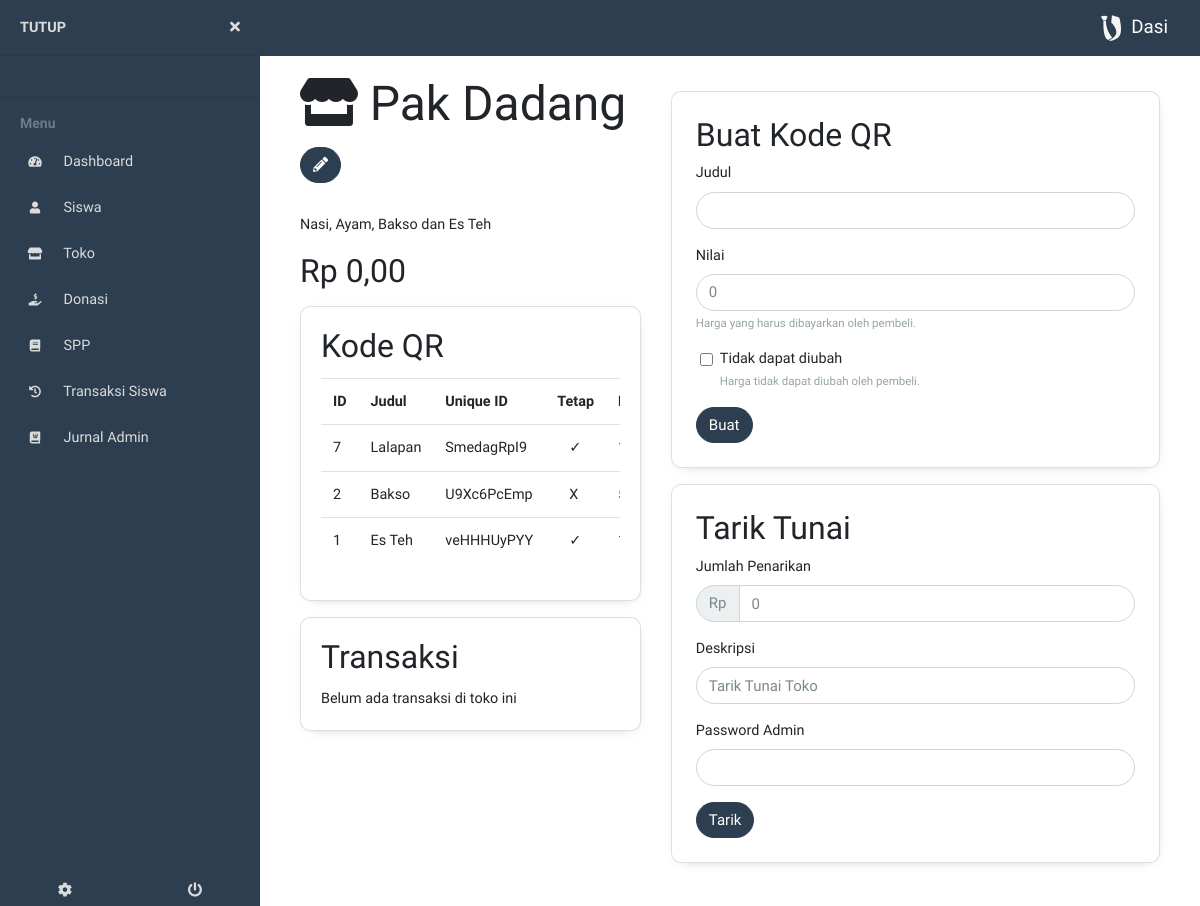
Page /admin/info_toko.php?id=5 (signed in) on the committed database.
### tables this page shows
CREATE TABLE `toko` (
  `id` int(11) NOT NULL,
  `id_sekolah` int(11) NOT NULL,
  `nama` varchar(255) NOT NULL,
  `deskripsi` mediumtext NOT NULL,
  `saldo` bigint(20) NOT NULL DEFAULT '0'
);

CREATE TABLE `qrcode` (
  `id` int(11) NOT NULL,
  `id_sekolah` int(11) NOT NULL,
  `unique_id` varchar(255) NOT NULL COMMENT 'Nilai QR',
  `judul` varchar(255) NOT NULL,
  `tetap` tinyint(1) NOT NULL,
  `generated_by` int(11) NOT NULL,
  `created_at` timestamp NOT NULL DEFAULT CURRENT_TIMESTAMP,
  `id_toko` int(11) NOT NULL,
  `nilai` bigint(20) NOT NULL
);

### db/database.php (called while the page is built, shortened)
<?php
require __DIR__ . "/../process/utils.php";
class Database
{
    private $contHost = 'localhost';
    private $contnama = 'dasi';
    private $contUsernama = 'root';
    private $contUserPassword = '';
    private $cont  = null;
    public function __construct()
    {
        if ($this->cont == null) {
            try {
                $this->cont =  new PDO(
                    "mysql:host=" . $this->contHost .
                        ";" . "dbname=" . $this->contnama,
                    $this->contUsernama,
                    $this->contUserPassword
                );
                $this->cont->setAttribute(PDO::ATTR_ERRMODE, PDO::ERRMODE_EXCEPTION);
            } catch (PDOException $e) {
                die($e->getMessage());
            }
        }
        return $this->cont;
    }
    public function getToko($id, $rettype)
    {
        try {
            $query = $this->cont->prepare(
                "SELECT * FROM toko WHERE id=:id"
            );
            $query->bindParam("id", $id, PDO::PARAM_STR);
            $query->execute();
            if ($query->rowCount() > 0) {
                return $query->fetch($rettype);
            }
        } catch (PDOException $e) {
            exit($e->getMessage());
        }
    }
    public function getTransaksiToko($id, $rettype)
    {
        try {
            $query = $this->cont->prepare(
                "SELECT * FROM toko_transaction WHERE toko_id=:id ORDER BY id DESC"
            );
            $query->bindParam("id", $id, PDO::PARAM_STR);
            $query->execute();
        } catch (PDOException $e) {
            return false;
        }
    }
    public function getQRCodeToko($id, $rettype)
    {
        try {
            $query = $this->cont->prepare(
                "SELECT * FROM qrcode WHERE id_toko=:id ORDER BY id DESC"
            );
            $query->bindParam("id", $id, PDO::PARAM_STR);
            $query->execute();
            if ($query->rowCount() > 0) {
                return $query->fetchAll($rettype);
            }
        } catch (PDOException $e) {
            return false;
        }
    }
}

### process/getAdminLoginData.php (called while the page is built, shortened)
<?php
require '../db/database.php';
$db = new Database();

### process/utils.php (called while the page is built, shortened)
<?php
function rupiah($angka)
{
    $hasil_rupiah = "Rp " . number_format($angka, 2, ',', '.');
    return $hasil_rupiah;
}

### admin/info_toko.php (the view, shortened to what this page needs)
<!DOCTYPE html>
<html lang="en">
<head>
    <?php include "../component/helmet.php" ?>
</head>
<body>
    <?php include "../process/getAdminLoginData.php" ?>
    <?php include "../component/admin/sidebaropen.php" ?>
    <?php
    $toko = $db->getToko($_GET["id"], PDO::FETCH_OBJ);
    ?>
    <div class="row">
        <div class="col-md-5">
            <h1><i class="fas fa-store"></i> <?= $toko->nama ?>
                <a href="#edit_toko" data-toggle="collapse" class="btn btn-primary"><i class="fas fa-pencil-alt"></i></a>
            </h1>
            <div class="mt-4">
                <p><?= $toko->deskripsi ?></p>
                <h3><?= rupiah($toko->saldo) ?></h3>
            </div>
            <div class="card my-3" id="card-wrapper">
                <div class="card-body">
                    <h3 class="card-title">Kode QR</h3>
                    <?php
                    $qr = $db->getQRCodeToko($toko->id, PDO::FETCH_OBJ);
                    if ($qr) {
                        ?>
                        <div class="table-responsive">
                            <table class="table">
                                <tr>
                                    <th>ID</th>
                                    <th>Judul</th>
                                    <th>Unique ID</th>
                                    <th>Tetap</th>
                                    <th>Nilai</th>
                                </tr>
                                <?php
                                foreach ($qr as $q) {
                                    ?>
                                    <tr>
                                        <td><?= $q->id ?></td>
                                        <td><?= $q->judul ?></td>
                                        <td><?= $q->unique_id ?></td>
                                        <td class="pl-4"><?= $q->tetap ? "&check;" : "X" ?></td>
                                        <td><?= $q->nilai ?></td>
                                    </tr>
                                <?php
                            }
                            ?>
                            </table>
                        </div>
                    <?php
                } else {
                    echo "<p class='card-text'>Belum ada Kode QR di toko ini</p>";
                }
                ?>
                </div>
            </div>
            <div class="card my-3" id="card-wrapper">
                <div class="card-body">
                    <h3 class="card-title">Transaksi</h3>
                    <?php
                    $transaksi = $db->getTransaksiToko($toko->id, PDO::FETCH_OBJ);
                    if ($transaksi) {
                        ?>
                        <div class="table-responsive">
                            <table class="table">
                                <tr>
                                    <th>ID Transaksi</th>
                                    <th>ID Kode QR</th>
                                    <th>ID Pembeli</th>
                                    <th>Waktu Transaksi</th>
                                    <th>Jumlah Transaksi</th>
                                </tr>
                                <?php
                                foreach ($transaksi as $d) {
                                    ?>
                                    <tr>
                                        <td><?= $d->id ?></td>
                                        <td><?= $d->qr_id ?></td>
                                        <td><a href="detail_siswa.php?id=<?= $d->user_id ?>"><?= $d->user_id ?></a></td>
                                        <td><?= $d->tanggal ?></td>
                                        <td data-sort="<?=$d->jumlah?>"><?= rupiah($d->jumlah) ?></td>
                                    </tr>
                                <?php
                            }
                            ?>
                            </table>
                        </div>
                    <?php
                } else {
                    echo "<p class='card-text'>Belum ada transaksi di toko ini</p>";
                }
                ?>
                </div>
            </div>
        </div>
        <div class="col-md-7">
            <div class="card p-4 mt-3" id="buat_qr">
                <form action="../actions/qr_baru.php" method="post">
                    <h3>Buat Kode QR</h3>
                    <div class="form-group">
                        <label for="judul_qr">Judul</label>
                        <input type="text" class="form-control" name="judul" id="judul_qr" required>
                    </div>
                    <div class="form-group">
                        <label for="nilai">Nilai</label>
                        <input type="number" class="form-control uang" name="nilai" id="nilai" value="0" required>
                        <small class="form-text text-muted">Harga yang harus dibayarkan oleh pembeli.</small>
                    </div>
                    <div class="form-check ml-4 mb-3">
                        <input type="checkbox" class="form-check-input" name="tetap" id="exampleCheck1">
                        <label class="form-check-label" for="exampleCheck1">Tidak dapat diubah</label>
                        <small class="form-text text-muted">Harga tidak dapat diubah oleh pembeli.</small>
                    </div>
                    <input type="submit" class="btn btn-primary" value="Buat">
                </form>
            </div>
            <div class="card p-4 my-3" id="tarik_tunai">
                <h3>Tarik Tunai</h3>
                <form action="../actions/tarik_tunai_toko.php" method="post">
                    <div class="form-group">
                        <label for="jumlah_penarikan">Jumlah Penarikan</label>
                        <div class="input-group">
                            <div class="input-group-prepend">
                                <span class="input-group-text">Rp</span>
                            </div>
                            <input type="number" class="form-control uang" name="nominal_tarik" id="jumlah_penarikan" min="1" max="<?= $toko->saldo ?>" value="<?= $toko->saldo ?>" required>
                        </div>
                    </div>
                    <div class="form-group">
                        <label for="deskripsi_penyetoran">Deskripsi</label>
                        <input type="text" class="form-control" name="deskripsi" value="Tarik Tunai Toko" required>
                    </div>
                    <div class="form-group">
                        <label for="password">Password Admin</label>
                        <input type="password" class="form-control" name="password" required>
                    </div>
                    <input type="submit" class="btn btn-primary" value="Tarik">
                </form>
            </div>
        </div>
    </div>
    <?php include "../component/admin/sidebarclose.php" ?>
</body>
</html>

### styles/main.css (style rules this page uses)
body { margin: 0; height: 100%; font-family: "Titillium Web", sans-serif; }

### styles/sidebar.css (style rules this page uses)
body { font-size: 0.9rem; }

### rows in the picture
toko: nama "Pak Dadang", deskripsi "Nasi, Ayam, Bakso dan Es Teh", saldo "Rp 0,00", nominal_tarik "0"
qrcode: id "7", judul "Lalapan", unique "SmedagRpI9"
qrcode: id "2", judul "Bakso", unique "U9Xc6PcEmp", tetap "X"
qrcode: id "1", judul "Es Teh", unique "veHHHUyPYY"
